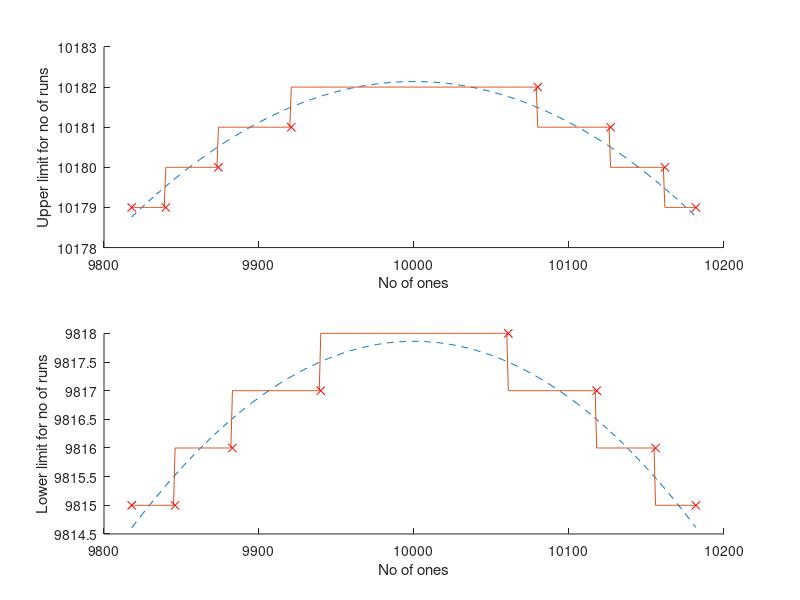

Recreate this plot in MATLAB. (Note: this script raises an error after producing the figure.)
% clc
% clear all
% close all
% 
% load seq_RO3 rand1 rand1s% load random sequence
% rand1 = [rand1(1),rand1];
% rand1s = [rand1s(1),rand1s];% while reading from memory, the first address is read twice


N = 20000; % sequence length
% limits according to Veljkovic
U = (erfcinv(.01)*(2*N)^.5+N)/2;
L = (-erfcinv(.01)*(2*N)^.5+N)/2;
% limits according to NIST doc
% U = 2*(N^.5) + N/2;
% L = -2*(N^.5) + N/2;
alpha = 0.01;
k = erfcinv(alpha);
e = L:U; % no of ones

Vmax = e.*(N-e)*(2+2*k*((2*N)^.5)/N)/N;
Vmax1 = round(Vmax);
Vmin = e.*(N-e)*(2-2*k*((2*N)^.5)/N)/N;
Vmin1 = round(Vmin);

emax1 = e(1);
emin1 = e(1);
Vmax2 = Vmax1(1);
Vmin2 = Vmin1(1);
m = 2;
n = 2;
for k = 1:length(Vmax1)-1
    if (Vmax1(k) ~= Vmax1(k+1))
        emax1(m) = e(k+1);
        Vmax2(m) = Vmax1(k);
        m = m+1;
    end
    if (Vmin1(k) ~= Vmin1(k+1))
        emin1(n) = e(k+1);
        Vmin2(n) = Vmin1(k);
        n = n+1;
    end
end
emax1(m) = e(end);
Vmax2(m) = Vmax1(end);
emin1(n) = e(end);
Vmin2(n) = Vmin1(end);

figure, subplot (2,1,1), hold on
plot (e, Vmax,'--')
plot (e, Vmax1)
plot (emax1, Vmax2, 'rx')
xlabel('No of ones')
ylabel('Upper limit for no of runs')
subplot (2,1,2) , hold on
plot (e, Vmin,'--')
plot (e, Vmin1)
plot (emin1, Vmin2, 'rx')
xlabel('No of ones')
ylabel('Lower limit for no of runs')

% [emax1;Vmax2;emin1;Vmin2];


rand1xor = [0,xor(rand1(1:end-1),rand1(2:end))];
H = floor(length(rand1)/N);
F = zeros(1,H);
R = zeros(1,H);
p1 = ones(1,H);
p2 = ones(1,H);
pass = ones(1,H);

figure

for h = 1:H    
    R(h) = sum(rand1xor((h-1)*N+1:h*N))+1;
    F(h) = sum(rand1((h-1)*N+1:h*N));
    % fprintf(1,'\n%s\n%s %d\n',rand1s((h-1)*N+1:h*N), regexprep(num2str(rand1xor((h-1)*N+1:h*N)),'[^\w'']',''),R(h)-1);
    if ((F(h) < L) || (F(h) > U))
        pass(h) = 0;
    else
        for k = 2:length(emax1)
            if (F(h) < emax1(k))
                UR = Vmax2(k);  
                break              
            end                
        end
        for k = 2:length(emin1)
            if (F(h) < emin1(k))
                LR = Vmin2(k);  
                break                
            end              
        end  
        p1(h) = (R(h) < UR);
        p2(h) = (R(h) > LR);
        pass(h) = p1(h)&p2(h);
        
        subplot(2,1,1)
        plot(F(h),UR,'go')
%         plot(F(h),R(h),'rs')
        subplot(2,1,2)
        plot(F(h),LR,'go')
%         plot(F(h),R(h),'rs')
    end

end
fprintf(1,'Frequency test result');
((F < U) & (F > L))
% F
fprintf(1,'Normalized distance from ideal value');
2*(F-(U+L)/2)/(U-L)
fprintf(1,'Runs test result');
pass
% R
if (max(((F < U) & (F > L))))
fprintf(1,'Normalized distance from ideal value\n');
2*(R-(UR+LR)/2)/(UR-LR)
end





